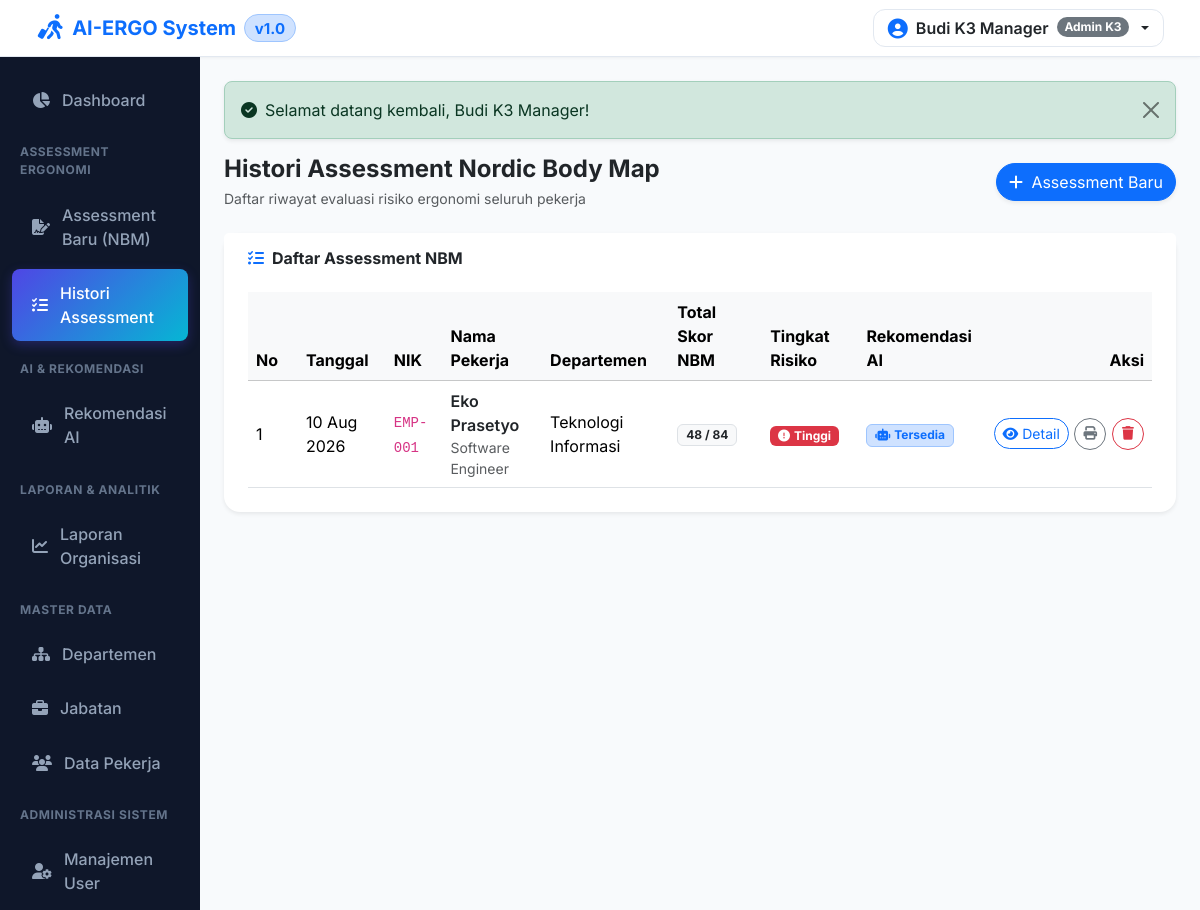
The page /assessments (signed in) on the database its author committed.
### tables this page shows
CREATE TABLE IF NOT EXISTS `settings` (
  `id` BIGINT UNSIGNED AUTO_INCREMENT PRIMARY KEY,
  `setting_group` VARCHAR(50) NOT NULL DEFAULT 'general',
  `setting_key` VARCHAR(100) NOT NULL UNIQUE,
  `setting_value` LONGTEXT NULL,
  `description` TEXT NULL
);

CREATE TABLE IF NOT EXISTS `assessments` (
  `id` BIGINT UNSIGNED AUTO_INCREMENT PRIMARY KEY,
  `employee_id` BIGINT UNSIGNED NOT NULL,
  `assessor_id` BIGINT UNSIGNED NULL,
  `assessment_date` DATE NOT NULL,
  `total_score` INT NOT NULL DEFAULT 0,
  `risk_level` ENUM('Rendah', 'Sedang', 'Tinggi', 'Sangat Tinggi') NOT NULL DEFAULT 'Rendah',
  `dominant_body_area` VARCHAR(255) NULL,
  `notes` TEXT NULL,
  `created_at` TIMESTAMP DEFAULT CURRENT_TIMESTAMP,
  `updated_at` TIMESTAMP DEFAULT CURRENT_TIMESTAMP ON UPDATE CURRENT_TIMESTAMP,
  FOREIGN KEY (`employee_id`) REFERENCES `employees` (`id`) ON DELETE CASCADE,
  FOREIGN KEY (`assessor_id`) REFERENCES `users` (`id`) ON DELETE SET NULL
);

CREATE TABLE IF NOT EXISTS `users` (
  `id` BIGINT UNSIGNED AUTO_INCREMENT PRIMARY KEY,
  `company_id` BIGINT UNSIGNED NULL,
  `name` VARCHAR(255) NOT NULL,
  `email` VARCHAR(191) NOT NULL UNIQUE,
  `password` VARCHAR(255) NOT NULL,
  `status` ENUM('active', 'inactive') DEFAULT 'active',
  `last_login` DATETIME NULL,
  `created_at` TIMESTAMP DEFAULT CURRENT_TIMESTAMP,
  `updated_at` TIMESTAMP DEFAULT CURRENT_TIMESTAMP ON UPDATE CURRENT_TIMESTAMP,
  FOREIGN KEY (`company_id`) REFERENCES `companies` (`id`) ON DELETE SET NULL
);

CREATE TABLE IF NOT EXISTS `employees` (
  `id` BIGINT UNSIGNED AUTO_INCREMENT PRIMARY KEY,
  `company_id` BIGINT UNSIGNED NOT NULL,
  `department_id` BIGINT UNSIGNED NOT NULL,
  `position_id` BIGINT UNSIGNED NOT NULL,
  `employee_number` VARCHAR(50) NOT NULL,
  `name` VARCHAR(255) NOT NULL,
  `gender` ENUM('L', 'P') NOT NULL DEFAULT 'L',
  `birth_date` DATE NULL,
  `age` INT NOT NULL DEFAULT 30,
  `height` DECIMAL(5,2) NOT NULL DEFAULT 168.00,
  `weight` DECIMAL(5,2) NOT NULL DEFAULT 65.00,
  `years_of_service` INT NOT NULL DEFAULT 3,
  `phone` VARCHAR(50) NULL,
  `email` VARCHAR(191) NULL,
  `status` ENUM('active', 'inactive') DEFAULT 'active',
  `created_at` TIMESTAMP DEFAULT CURRENT_TIMESTAMP,
  `updated_at` TIMESTAMP DEFAULT CURRENT_TIMESTAMP ON UPDATE CURRENT_TIMESTAMP,
  FOREIGN KEY (`company_id`) REFERENCES `companies` (`id`) ON DELETE CASCADE,
  FOREIGN KEY (`department_id`) REFERENCES `departments` (`id`) ON DELETE CASCADE,
  FOREIGN KEY (`position_id`) REFERENCES `positions` (`id`) ON DELETE CASCADE
);

CREATE TABLE IF NOT EXISTS `positions` (
  `id` BIGINT UNSIGNED AUTO_INCREMENT PRIMARY KEY,
  `company_id` BIGINT UNSIGNED NOT NULL,
  `name` VARCHAR(255) NOT NULL,
  `description` TEXT NULL,
  `created_at` TIMESTAMP DEFAULT CURRENT_TIMESTAMP,
  `updated_at` TIMESTAMP DEFAULT CURRENT_TIMESTAMP ON UPDATE CURRENT_TIMESTAMP,
  FOREIGN KEY (`company_id`) REFERENCES `companies` (`id`) ON DELETE CASCADE
);

CREATE TABLE IF NOT EXISTS `departments` (
  `id` BIGINT UNSIGNED AUTO_INCREMENT PRIMARY KEY,
  `company_id` BIGINT UNSIGNED NOT NULL,
  `name` VARCHAR(255) NOT NULL,
  `description` TEXT NULL,
  `created_at` TIMESTAMP DEFAULT CURRENT_TIMESTAMP,
  `updated_at` TIMESTAMP DEFAULT CURRENT_TIMESTAMP ON UPDATE CURRENT_TIMESTAMP,
  FOREIGN KEY (`company_id`) REFERENCES `companies` (`id`) ON DELETE CASCADE
);

### resources/views/assessments/index.php (the view, shortened to what the rows shown need)
<div class="d-flex flex-column flex-sm-row justify-content-between align-items-start align-items-sm-center gap-3 mb-4">
    <div>
        <h4 class="fw-bold text-dark mb-1">Histori Assessment Nordic Body Map</h4>
        <p class="text-muted small mb-0">Daftar riwayat evaluasi risiko ergonomi seluruh pekerja</p>
    </div>
    <a href="<?= base_url('assessments/create') ?>" class="btn btn-primary rounded-pill shadow-sm btn-mobile-full">
        <i class="fa-solid fa-plus me-1"></i> Assessment Baru
    </a>
</div>
<div class="card border-0 shadow-sm rounded-4">
    <div class="card-header bg-white border-0 pt-3 px-3 px-md-4 pb-0 d-flex justify-content-between align-items-center">
        <h6 class="fw-bold text-dark mb-0"><i class="fa-solid fa-list-check text-primary me-2"></i>Daftar Assessment NBM</h6>
    </div>
    <div class="card-body p-3 p-md-4">
        <div class="table-responsive">
            <table class="table table-hover align-middle mb-0">
                <thead class="table-light">
                    <tr>
                        <th style="width: 50px;">No</th>
                        <th>Tanggal</th>
                        <th>NIK</th>
                        <th>Nama Pekerja</th>
                        <th>Departemen</th>
                        <th>Total Skor NBM</th>
                        <th>Tingkat Risiko</th>
                        <th>Rekomendasi AI</th>
                        <th class="text-end">Aksi</th>
                    </tr>
                </thead>
                <tbody>
                    <?php if (empty($assessments)): ?>
                        <tr><td colspan="9" class="text-center text-muted py-3">Belum ada data assessment NBM.</td></tr>
                    <?php else: ?>
                        <?php $no = 1; foreach ($assessments as $a): ?>
                            <tr>
                                <td><?= $no++ ?></td>
                                <td><?= date('d M Y', strtotime($a['assessment_date'])) ?></td>
                                <td><code><?= sanitize($a['employee_number']) ?></code></td>
                                <td>
                                    <div class="fw-semibold text-dark"><?= sanitize($a['employee_name']) ?></div>
                                    <div class="small text-muted"><?= sanitize($a['position_name']) ?></div>
                                </td>
                                <td><?= sanitize($a['department_name']) ?></td>
                                <td><span class="badge bg-light text-dark border px-2 py-1"><?= $a['total_score'] ?> / 84</span></td>
                                <td><?= risk_badge($a['risk_level']) ?></td>
                                <td>
                                    <?php if (!empty($a['ai_rec_id'])): ?>
                                        <span class="badge bg-primary-subtle text-primary border border-primary-subtle"><i class="fa-solid fa-robot me-1"></i>Tersedia</span>
                                    <?php else: ?>
                                        <span class="badge bg-light text-muted border">Belum</span>
                                    <?php endif; ?>
                                </td>
                                <td class="text-end text-nowrap">
                                    <div class="table-action-group justify-content-end">
                                        <a href="<?= base_url("assessments/show/{$a['id']}") ?>" class="btn btn-sm btn-outline-primary rounded-pill px-2 py-1" title="Detail"><i class="fa-solid fa-eye me-1"></i>Detail</a>
                                        <a href="<?= base_url("reports/individual/{$a['id']}") ?>" target="_blank" class="btn btn-sm btn-outline-secondary btn-icon" title="Cetak Laporan"><i class="fa-solid fa-print"></i></a>
                                        <?php if (has_role('Super Admin') || has_role('Admin K3')): ?>
                                            <a href="<?= base_url("assessments/delete/{$a['id']}") ?>" class="btn btn-sm btn-outline-danger btn-icon" onclick="return confirm('Hapus assessment ini?');" title="Hapus"><i class="fa-solid fa-trash"></i></a>
                                        <?php endif; ?>
                                    </div>
                                </td>
                            </tr>
                        <?php endforeach; ?>
                    <?php endif; ?>
                </tbody>
            </table>
        </div>
    </div>
</div>

### core/Router.php (shortened to what the rows shown need)
<?php
class Router {
    private static array $routes = [];
    public static function get(string $path, array $handler): void {
        self::$routes['GET'][$path] = $handler;
    }
    public static function post(string $path, array $handler): void {
        self::$routes['POST'][$path] = $handler;
    }
    public static function dispatch(string $uri, string $method): void {
        $uri = parse_url($uri, PHP_URL_PATH);
        $scriptDir = str_replace('\\', '/', dirname($_SERVER['SCRIPT_NAME'] ?? ''));
        $baseDir = preg_replace('#/public$#i', '', $scriptDir);
        if (!empty($scriptDir) && $scriptDir !== '/' && strpos($uri, $scriptDir) === 0) {
            $uri = substr($uri, strlen($scriptDir));
        } elseif (!empty($baseDir) && $baseDir !== '/' && strpos($uri, $baseDir) === 0) {
            $uri = substr($uri, strlen($baseDir));
        }
        $uri = '/' . trim($uri, '/');
        $method = strtoupper($method);
        if (isset(self::$routes[$method])) {
            foreach (self::$routes[$method] as $routePath => $handler) {
                $pattern = preg_replace('/\{([a-zA-Z0-9_]+)\}/', '([^/]+)', $routePath);
                $pattern = "#^" . $pattern . "$#";
                if (preg_match($pattern, $uri, $matches)) {
                    array_shift($matches);
                    [$controllerClass, $action] = $handler;
                    if (class_exists($controllerClass)) {
                        $controller = new $controllerClass();
                        if (method_exists($controller, $action)) {
                            call_user_func_array([$controller, $action], $matches);
                            return;
                        }
                    }
                }
            }
        }
        exit;
    }
}

### resources/views/layouts/header.php (shortened to what the rows shown need)
<!DOCTYPE html>
<html lang="id">
<head>
    <title><?= sanitize($title ?? (get_setting('APP_NAME', 'AI-ERGO') . ' - Ergonomic Risk Assessment System')) ?></title>
    <link href="https://cdn.jsdelivr.net/npm/bootstrap@5.3.2/dist/css/bootstrap.min.css" rel="stylesheet">
    <link href="https://cdnjs.cloudflare.com/ajax/libs/font-awesome/6.4.2/css/all.min.css" rel="stylesheet">
    <link href="<?= assets('css/style.css') ?>?v=<?= time() ?>" rel="stylesheet">
</head>
<body>
<?php if (is_logged_in()): ?>
<nav class="navbar app-header sticky-top px-2 px-md-4 py-2">
    <div class="container-fluid d-flex flex-nowrap align-items-center justify-content-between">
        <div class="d-flex align-items-center gap-2">
            <a class="navbar-brand d-flex align-items-center gap-1 gap-sm-2 fw-bold text-primary mb-0 me-0" href="<?= base_url('dashboard') ?>">
                <?php $appLogo = get_setting('APP_LOGO'); ?>
                <?php if (upload_exists($appLogo)): ?>
                    <img src="<?= upload_url($appLogo) ?>" alt="Logo" style="max-height: 32px; width: auto;" class="d-inline-block align-text-top me-1">
                <?php else: ?>
                    <i class="fa-solid fa-person-walking-luggage fa-lg text-primary"></i>
                <?php endif; ?>
                <span><?= sanitize(get_setting('APP_NAME', 'AI-ERGO')) ?></span>
                <span class="badge bg-primary-subtle text-primary border border-primary-subtle rounded-pill fs-7">v1.0</span>
            </a>
        </div>
        <div class="d-flex align-items-center ms-auto">
            <div class="dropdown">
                <button class="btn dropdown-toggle d-flex align-items-center gap-2 user-profile-btn" type="button" data-bs-toggle="dropdown">
                    <i class="fa-solid fa-circle-user text-primary fa-lg"></i>
                    <span class="fw-semibold text-dark d-none d-md-inline"><?= sanitize(auth_user()['name'] ?? 'User') ?></span>
                    <span class="badge bg-secondary rounded-pill d-none d-md-inline"><?= sanitize(auth_user()['roles'][0] ?? 'User') ?></span>
                </button>
            </div>
        </div>
    </div>
</nav>
<div class="container-fluid">
    <div class="row">
<?php endif; ?>

### app/Helpers/Functions.php (shortened to what the rows shown need)
<?php
if (!function_exists('get_setting')) {
    function get_setting($key, $default = '') {
        static $settingsMap = null;
        if ($settingsMap === null) {
            try {
                $settingModel = new \App\Models\Setting();
                $settingsMap = $settingModel->getAllAsKeyValue();
            } catch (\Exception $e) {
                $settingsMap = [];
            }
        }
        return $settingsMap[$key] ?? $default;
    }
}
if (!function_exists('base_url')) {
    function base_url($path = '') {
        static $detectedBase = null;
        if ($detectedBase === null) {
            if (isset($_SERVER['HTTP_HOST'])) {
                $scheme = (isset($_SERVER['HTTPS']) && $_SERVER['HTTPS'] === 'on') ? 'https' : 'http';
                $scriptDir = str_replace('\\', '/', dirname($_SERVER['SCRIPT_NAME'] ?? ''));
                $baseDir = preg_replace('#/public$#i', '', $scriptDir);
                $detectedBase = $scheme . '://' . $_SERVER['HTTP_HOST'] . rtrim($baseDir, '/');
            } else {
                $detectedBase = config('app.url', 'http://localhost/ergonomi');
            }
        }
        return rtrim($detectedBase, '/') . '/' . ltrim($path, '/');
    }
}
if (!function_exists('assets')) {
    function assets($path = '') {
        static $detectedAssetsBase = null;
        if ($detectedAssetsBase === null) {
            if (isset($_SERVER['HTTP_HOST'])) {
                $scheme = (isset($_SERVER['HTTPS']) && $_SERVER['HTTPS'] === 'on') ? 'https' : 'http';
                $scriptDir = str_replace('\\', '/', dirname($_SERVER['SCRIPT_NAME'] ?? ''));
                if (preg_match('#/public$#i', $scriptDir)) {
                    $detectedAssetsBase = $scheme . '://' . $_SERVER['HTTP_HOST'] . rtrim($scriptDir, '/') . '/assets/';
                } else {
                    $detectedAssetsBase = $scheme . '://' . $_SERVER['HTTP_HOST'] . rtrim($scriptDir, '/') . '/public/assets/';
                }
            } else {
                $detectedAssetsBase = base_url('public/assets/');
            }
        }
        return rtrim($detectedAssetsBase, '/') . '/' . ltrim($path, '/');
    }
}
if (!function_exists('upload_exists')) {
    function upload_exists($path = '') {
        if (empty($path)) return false;
        $fullPath = __DIR__ . '/../../public/' . ltrim($path, '/');
        return file_exists($fullPath);
    }
}
if (!function_exists('sanitize')) {
    function sanitize($data) {
        return htmlspecialchars(trim((string)$data), ENT_QUOTES, 'UTF-8');
    }
}
if (!function_exists('auth_user')) {
    function auth_user() {
        return $_SESSION['user'] ?? null;
    }
}
if (!function_exists('is_logged_in')) {
    function is_logged_in() {
        return auth_user() !== null;
    }
}
if (!function_exists('has_role')) {
    function has_role($roleName) {
        $user = auth_user();
        return in_array($roleName, (array)$user['roles']);
    }
}
if (!function_exists('risk_badge')) {
    function risk_badge($riskLevel) {
        switch ($riskLevel) {
            case 'Tinggi':
                return '<span class="badge bg-danger"><i class="fas fa-exclamation-circle me-1"></i>Tinggi</span>';
        }
    }
}

### rows shown on the page
settings: setting_key "AI-ERGO System"
assessments: assessor.name "Budi K3 Manager", assessment_date "10 Aug 2026", employee.employee_number "EMP-001", employee.name "Eko Prasetyo", positions.name "Software Engineer", departments.name "Teknologi Informasi", total_score "48", risk_level "Tinggi" (drawn)

### other values the page prints
$msg['message'] "Selamat datang kembali, Budi K3 Manager!"
